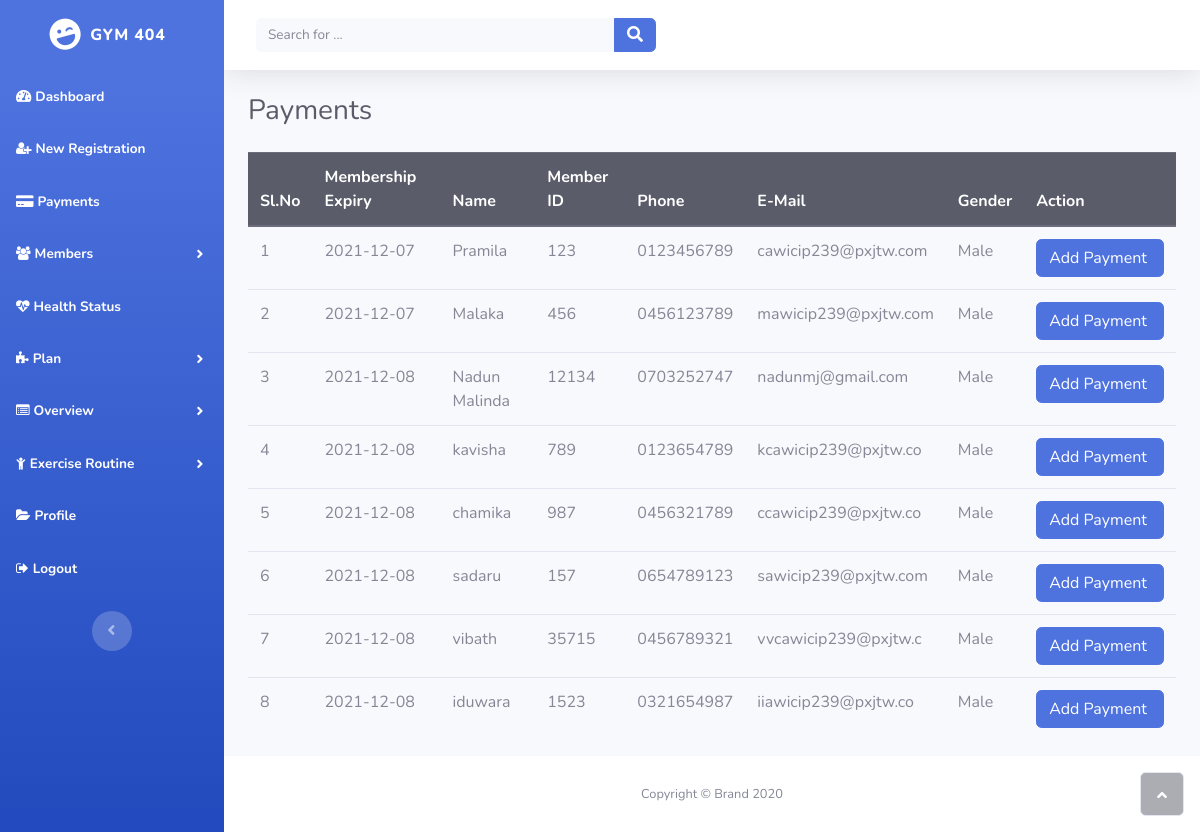
Page /admin/payments.php (signed in) on the committed database.
### tables this page shows
CREATE TABLE `users` (
  `userid` varchar(20) NOT NULL,
  `username` varchar(40) NOT NULL,
  `gender` varchar(8) NOT NULL,
  `mobile` varchar(20) NOT NULL,
  `email` varchar(20) NOT NULL,
  `dob` varchar(10) NOT NULL,
  `joining_date` varchar(10) NOT NULL
);

CREATE TABLE `enrolls_to` (
  `et_id` int(5) NOT NULL,
  `pid` varchar(8) NOT NULL,
  `uid` varchar(20) NOT NULL,
  `paid_date` varchar(15) DEFAULT NULL,
  `expire` varchar(15) DEFAULT NULL,
  `renewal` varchar(15) DEFAULT NULL
);

### admin/payments.php (the view)
<?php require_once 'header.php'?>
    <div class="d-sm-flex justify-content-between align-items-center mb-4">
        <h3 class="text-dark mb-0">Payments</h3>
    </div>
        <table class="table">
            <thead class="thead-dark">
            <tr>
                <th>Sl.No</th>
                <th>Membership Expiry</th>
                <th>Name</th>
                <th>Member ID</th>
                <th>Phone</th>
                <th>E-Mail</th>
                <th>Gender</th>
                <th>Action</th>
            </tr>
            </thead>
            <tbody>
            <?php
            $query  = "select * from enrolls_to where renewal='yes' ORDER BY expire";
            $result = mysqli_query($connection, $query);
            $sno    = 1;
            if (mysqli_affected_rows($connection) != 0) {
            while ($row = mysqli_fetch_array($result, MYSQLI_ASSOC)) {
            $uid   = $row['uid'];
            $planid=$row['pid'];
            $query1  = "select * from users WHERE userid='$uid'";
            $result1 = mysqli_query($connection, $query1);
            if (mysqli_affected_rows($connection) == 1) {
            while ($row1 = mysqli_fetch_array($result1, MYSQLI_ASSOC)) {
            echo "<tr><td>".$sno."</td>";
                echo "<td>" . $row['expire'] . "</td>";
                echo "<td>" . $row1['username'] . "</td>";
                echo "<td>" . $row1['userid'] . "</td>";
                echo "<td>" . $row1['mobile'] . "</td>";
                echo "<td>" . $row1['email'] . "</td>";
                echo "<td>" . $row1['gender'] . "</td>";
                $sno++;
                echo "<td><form action='make_payment.php' method='post'><input type='hidden' name='userID' value='" . $uid . "'/>
                        <input type='hidden' name='planID' value='" . $planid . "'/><input type='submit' class='btn btn-primary' value='Add Payment ' class='btn btn-info'/></form></td></tr>";
                            $uid = 0;
                        }
                    }
                }
            }
            ?>
            </tbody>
        </table>
<?php require_once 'footer.php'?>

### rows in the picture
enrolls_to: expire "2021-12-07"
users: username "Pramila", userid "123", mobile "0123456789", email "cawicip239@pxjtw.com", gender "Male"
enrolls_to: expire "2021-12-07"
users: username "Malaka", userid "456", mobile "0456123789", email "mawicip239@pxjtw.com", gender "Male"
enrolls_to: expire "2021-12-08"
users: username "Nadun Malinda", userid "12134", mobile "0703252747", email "nadunmj@gmail.com", gender "Male"
enrolls_to: expire "2021-12-08"
users: username "kavisha", userid "789", mobile "0123654789", email "kcawicip239@pxjtw.co", gender "Male"
enrolls_to: expire "2021-12-08"
users: username "chamika", userid "987", mobile "0456321789", email "ccawicip239@pxjtw.co", gender "Male"
enrolls_to: expire "2021-12-08"
users: username "sadaru", userid "157", mobile "0654789123", email "sawicip239@pxjtw.com", gender "Male"
enrolls_to: expire "2021-12-08"
users: username "vibath", userid "35715", mobile "0456789321", email "vvcawicip239@pxjtw.c", gender "Male"
enrolls_to: expire "2021-12-08"
users: username "iduwara", userid "1523", mobile "0321654987", email "iiawicip239@pxjtw.co", gender "Male"
